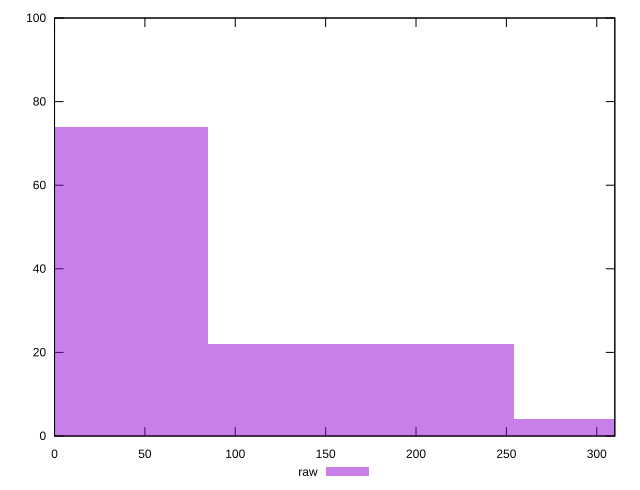

Reproduce this figure in gnuplot.
reset

$raw <<EOF
169.31104101570315 22
0 74
338.6220820314063 4
EOF

set key outside below
set boxwidth 169.31104101570315
set xrange [0:310]
set yrange [0:100]
set trange [0:100]
set style fill transparent solid 0.5 noborder
set terminal svg size 640, 490 enhanced background rgb 'white'
set output "reports/report_00028_2021-02-24T12-49-42.674Z/unminified-javascript/samples/card/raw/histogram.svg"

plot $raw title "raw" with boxes

reset
